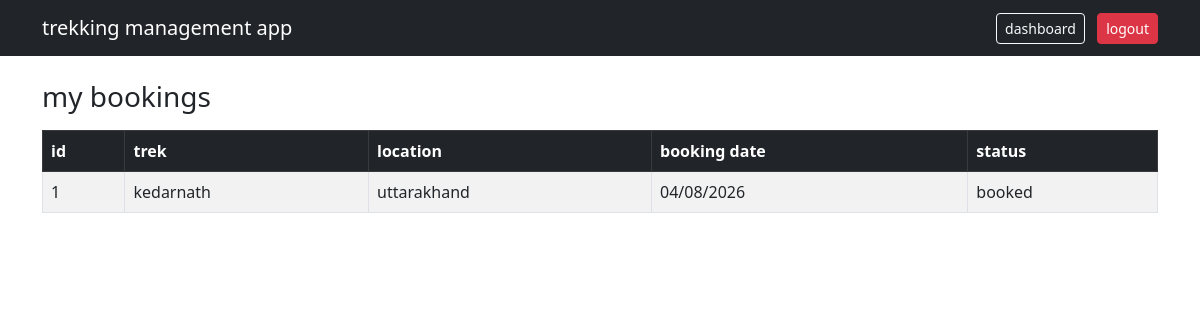
Page /user/bookings (signed in) on the committed database.
### database.py (models this page shows)
class Booking(db.Model):
    __tablename__ = 'booking'
    id = db.Column(db.Integer, primary_key=True)
    user_id = db.Column(db.Integer, db.ForeignKey('user.id'), nullable=False)
    trek_id = db.Column(db.Integer, db.ForeignKey('trek.id'), nullable=False)
    booking_date = db.Column(db.DateTime, default=datetime.utcnow)
    status = db.Column(db.String(20), default='booked')

class Trek(db.Model):
    __tablename__ = 'trek'
    id = db.Column(db.Integer, primary_key=True)
    name = db.Column(db.String(120), nullable=False)
    location = db.Column(db.String(120), nullable=False)
    difficulty = db.Column(db.String(20), nullable=False)
    duration = db.Column(db.Integer, nullable=False)
    available_slots = db.Column(db.Integer, nullable=False)
    status = db.Column(db.String(20), default='pending')
    start_date = db.Column(db.DateTime, nullable=True)
    end_date = db.Column(db.DateTime, nullable=True)
    assigned_staff_id = db.Column(db.Integer, db.ForeignKey('staff.id'), nullable=True)
    bookings = db.relationship('Booking', backref='trek', lazy=True)

### app.py (the view)
@app.route('/user/bookings')
def user_bookings():
    if session.get('role') != 'user':
        return redirect(url_for('login'))
    bookings = Booking.query.filter_by(user_id=session['user_id']).all()
    return render_template('user/my_bookings.html', bookings=bookings)

### templates/user/my_bookings.html (shortened to what this page needs)
<!DOCTYPE html>
<html lang="en">
<head>
    <link href="https://cdn.jsdelivr.net/npm/bootstrap@5.3.0-alpha1/dist/css/bootstrap.min.css" rel="stylesheet">
</head>
<body>
<nav class="navbar navbar-dark bg-dark">
    <div class="container">
        <a class="navbar-brand">trekking management app</a>
        <div>
            <a href="/user/dashboard" class="btn btn-outline-light btn-sm me-2">dashboard</a>
            <a href="/logout" class="btn btn-danger btn-sm">logout</a>
        </div>
    </div>
</nav>
<div class="container mt-4">
    <h3>my bookings</h3>
    <table class="table table-bordered table-striped mt-3">
        <thead class="table-dark">
            <tr>
                <th>id</th>
                <th>trek</th>
                <th>location</th>
                <th>booking date</th>
                <th>status</th>
            </tr>
        </thead>
        <tbody>
            {% for booking in bookings %}
            <tr>
                <td>{{ booking.id }}</td>
                <td>{{ booking.trek.name }}</td>
                <td>{{ booking.trek.location }}</td>
                <td>{{ booking.booking_date.strftime('%d/%m/%Y') }}</td>
                <td>{{ booking.status }}</td>
            </tr>
            {% else %}
            <tr>
                <td colspan="5" class="text-center">no bookings yet</td>
            </tr>
            {% endfor %}
        </tbody>
    </table>
</div>
</body>
</html>

### rows in the picture
Booking: id "1", trek.name "kedarnath", trek.location "uttarakhand", booking_date "04/08/2026", status "booked"
